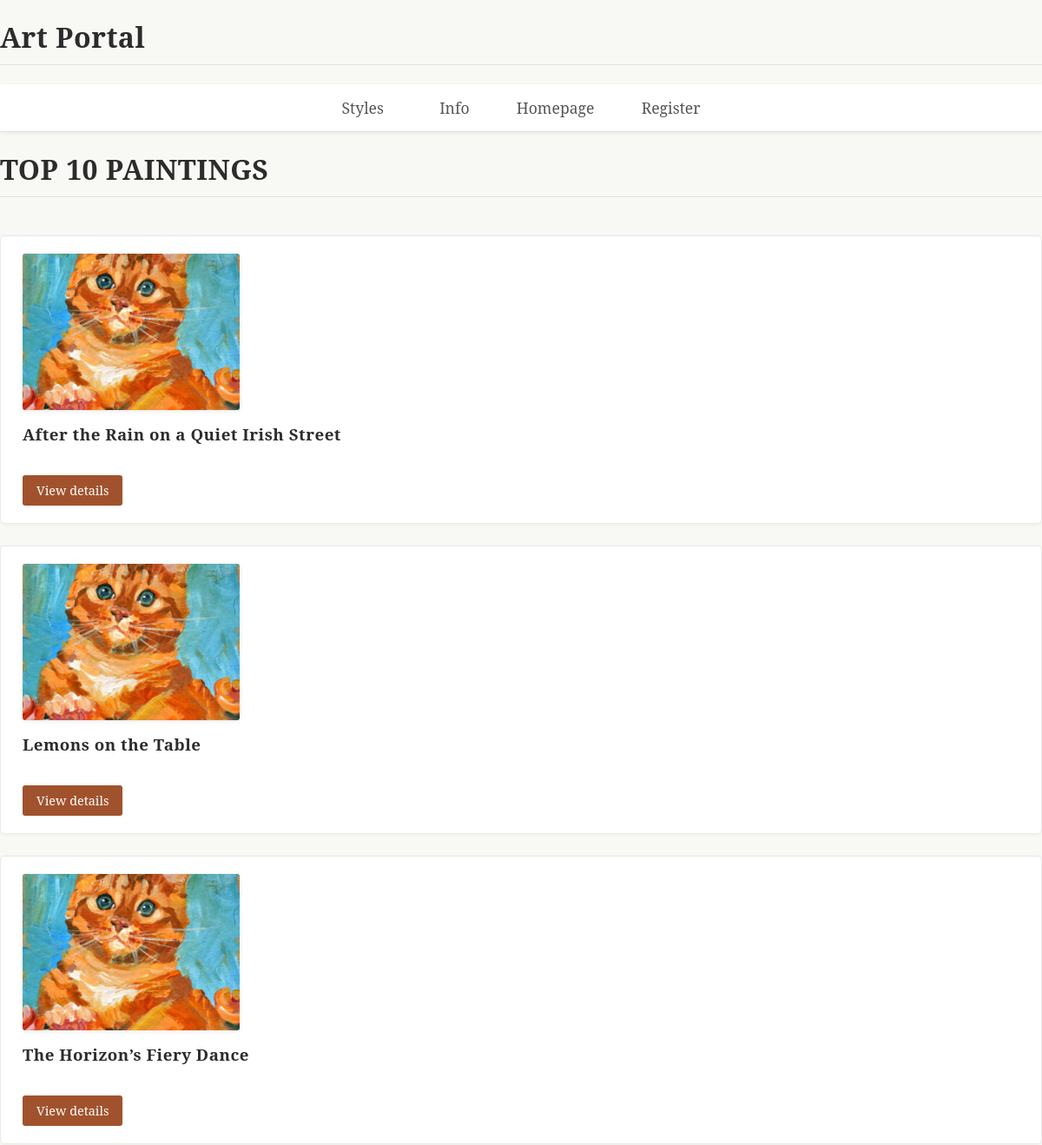
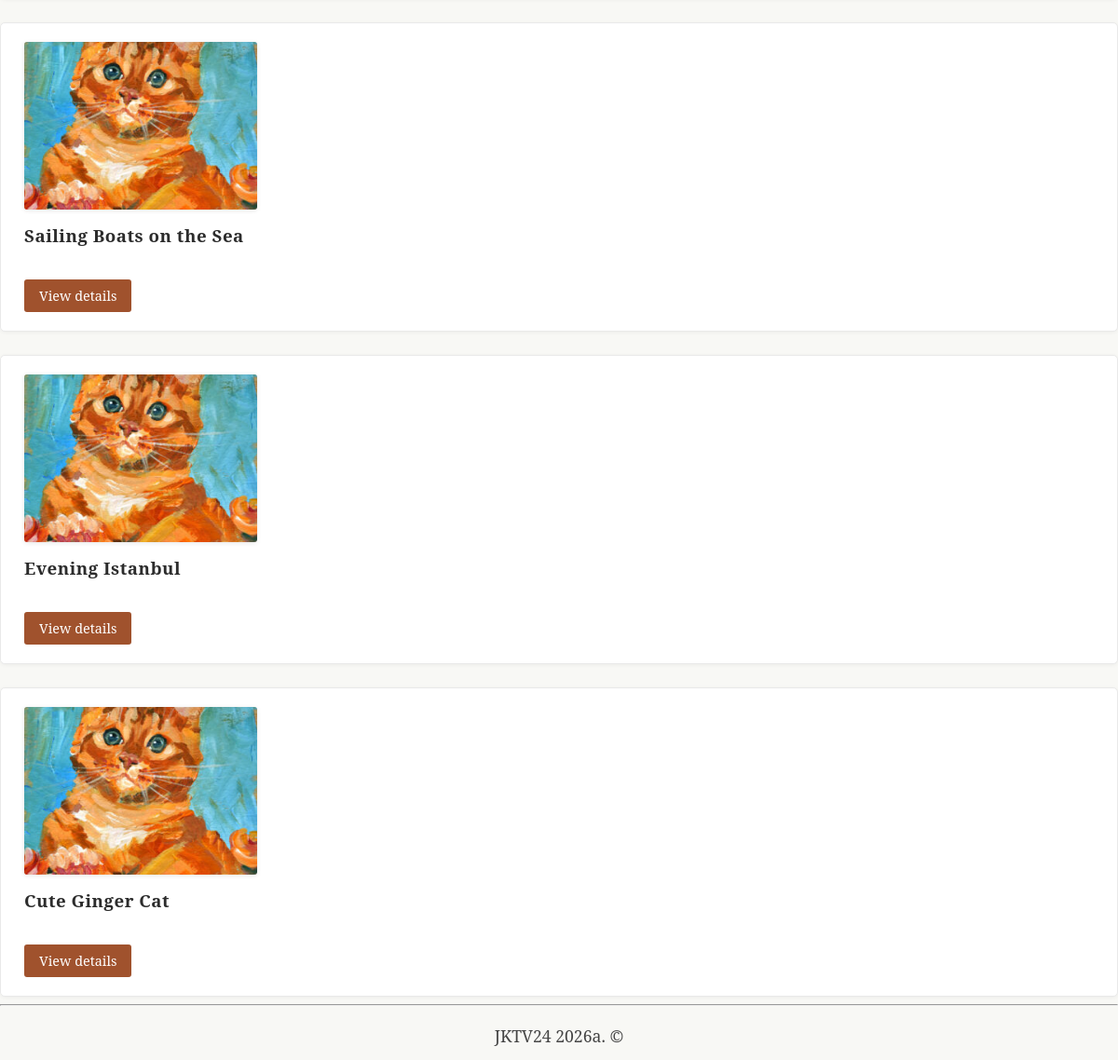
The page / on the database its author committed (2 pictures, top to bottom).
### tables this page shows
CREATE TABLE `paintings` (
  `id` int(11) NOT NULL,
  `title` varchar(255) NOT NULL,
  `description` text NOT NULL,
  `image` varchar(255) NOT NULL,
  `year_created` year(4) NOT NULL,
  `style_id` int(11) NOT NULL,
  `artist_id` int(11) NOT NULL
);

### controllers/Controller.php (called while the page is built, shortened)
<?php
class Controller {
    public static function StartSite() {
        $arr = Paintings::getLast10Paintings();
        include_once 'views/partials/paintings.php';
        include_once 'views/home.php';
    }
}

### routes/routing.php (called while the page is built)
<?php
$host = explode('?', $_SERVER['REQUEST_URI'])[0];
$num = substr_count($host, '/');
$path = explode('/', $host)[$num];
$id = isset($_GET['id']) ? (int)$_GET['id'] : 0;
if($path == '' || $path == 'index' || $path == 'index.php') {
    $response = Controller::StartSite();
}
elseif($path == 'all') {
    $response = Controller::AllPaintings();
}
elseif($path == 'style') {
    if ($id > 0) {
        $response = Controller::PaintingsByStyleID($id);
    } else {
    $response = Controller::error404();
    }
}
elseif($path == 'paintings') {
    if ($id > 0) {
        $response = Controller::PaintingByID($id);
    } else {
        $response = Controller::error404();
    }
}
else{
    $response = Controller::error404();
}
?>

### index.php (called while the page is built, shortened)
<?php
include_once 'config/Database.php';
require 'models/Styles.php';
require 'models/Paintings.php';
include_once 'controllers/Controller.php';
include_once 'routes/routing.php';
?>

### config/Database.php (called while the page is built, shortened)
<?php
class Database {
    private $conn;
    private $host;
    private $user;
    private $password;
    private $baseName;
    function __construct() {
        $this->host = $_ENV['DB_HOST'] ?? 'localhost';
        $this->user = $_ENV['DB_USER'] ?? 'root';
        $this->password = $_ENV['DB_PASSWORD'] ?? '';
        $this->baseName = $_ENV['DB_NAME'] ?? 'art_portal';
    }
    function connect() {
        if (!$this->conn) {
            try {
                $this->conn = new PDO('mysql:host='.$this->host.';dbname='.$this->baseName.';charset=utf8mb4',
                $this->user,
                $this->password,
                );
                $this->conn->setAttribute(PDO::ATTR_ERRMODE, PDO::ERRMODE_EXCEPTION);
            }
            catch (Exception $e) {
                die('Connection failed : ' . $e->getMessage());
            }
        }
        return $this->conn;
    }
    function disconnect() {
        if ($this->conn) {
            $this->conn = null;
        }
    }
    function getAll($query, $params = []) {
        $stmt = $this->conn->prepare($query);
        $stmt->execute($params);
        $stmt->setFetchMode(PDO::FETCH_ASSOC);
        $response = $stmt->fetchAll();
        return $response;
    }
}

### models/Paintings.php (called while the page is built, shortened)
<?php
class Paintings{
    public static function getLast10Paintings() {
        $query = "SELECT * FROM paintings ORDER BY id DESC LIMIT 10";
        $db = new Database();
        $arr = $db->getAll($query);
        return $arr;
    }
}
?>

### views/partials/paintings.php (the view, shortened to what this page needs)
<?php
class ViewPaintings{
    public static function PaintingsList($arr) {
        echo '<div class="painting-list-container">';
        foreach($arr as $value) {
            echo '<div class="painting-card">';
                echo '<div class="painting-image-wrapper">';
                    echo '<img src="images/' .htmlspecialchars( $value['image'], ENT_QUOTES, 'UTF-8' ).'" class="painting-image" alt="' . htmlspecialchars($value['title'], ENT_QUOTES, 'UTF-8') . '">';
                echo '</div>';
                echo '<h3>' . htmlspecialchars($value['title'], ENT_QUOTES, 'UTF-8') . '</h3>';
                echo '<a href="paintings?id=' . $value['id'] . '" class="btn-view-details">View details</a>';
            echo '</div>';
        }
        echo '</div>';
    }
}
?>

### views/home.php (shortened to what this page needs)
<h1>TOP 10 PAINTINGS </h1>
<br>
<?php
ViewPaintings::PaintingsList($arr);
$content = ob_get_clean();
include_once 'views/layout.php';
?>

### views/layout.php (shortened to what this page needs)
<!DOCTYPE html>
<html lang="en">
    <head>
             <link rel= "stylesheet" type ="text/css" href="public/css/style.css">
    </head>
    <body>
        <header>
            <h1>Art Portal</h1>
            <nav class="one">
            <ul class="topmenu">
                <li><a href="#">Styles<i class="fa fa-angle-down"></i></a>
                </li>
                <li><a href="testError">Info</a></li>
                <li><a href="./">Homepage</a></li>
                <li><a href="registerForm">Register</a></li>
            </ul>
        </nav>
        </header>
        <main class = "container">
            <?php
                if (isset($content)) {
                    echo $content;
                }
                else {
                    echo '<h2>Content is gone</h2>';
                }
            ?>
        </main>
        <hr>
        <footer>
             <p class = "footer-text">JKTV24 2026a. &copy</p>
        </footer>
    </body>
</html>

### public/css/style.css (style rules this page uses)
body { margin: 0; font-family: 'Noto Serif', serif; background-color: #f8f8f5; color: #333; }
h1, h2, h3 { font-family: 'Noto Serif', serif; color: #2c2c2c; letter-spacing: 0.5px; border-bottom: 1px solid #e0e0e0; padding-bottom: 10px; }
nav.one { position: relative; z-index: 100; }
nav { width: 100%; margin: auto; padding: auto; }
ul { list-style: none; margin: 0; padding: 0; }
.one ul { background: #ffffff; text-align: center; border-bottom: 1px solid #e0e0e0; padding: 5px 0; box-shadow: 0 2px 5px rgba(0,0,0,0.05); }
.topmenu > li { display: inline-block; position: relative; margin-right: 20px; }
.topmenu > li:last-child { margin-right: 0; }
.one ul a { color: #555; font-weight: 400; font-size: 1.1em; transition: color 0.3s ease; display: block; padding: 10px 15px; text-decoration: none; outline: none; }
p { display: block; font-size: 1.1rem; line-height: 1.7; color: #444; word-wrap: break-word; }
a { color: #a0522d; text-decoration: none; transition: color 0.3s ease; }
.fa { font-family: "FontAwesome"; color: inherit; padding-left: 10px; }
.painting-list-container { display: flex; flex-direction: column; gap: 25px; width: 100%; }
.painting-card { border: 1px solid #e9e9e9; padding: 20px 25px; border-radius: 5px; background-color: #ffffff; box-shadow: 0 1px 4px rgba(0,0,0,0.05); transition: box-shadow 0.3s ease; }
.painting-card h3 { margin-top: 0; margin-bottom: 10px; border-bottom: none; }
.painting-card a.btn-view-details { display: inline-block; margin-top: 15px; padding: 8px 16px; background-color: #a0522d; color: #fff; border-radius: 3px; text-decoration: none; font-size: 0.9em; }
.painting-card .painting-image { width: 100%; max-width: 250px; height: auto; display: block; margin-bottom: 15px; border-radius: 3px; box-shadow: 0 1px 5px rgba(0,0,0,0.1); }
.painting-image-wrapper { width: 250px; height: 180px; margin-bottom: 15px; overflow: hidden; border-radius: 3px; box-shadow: 0 1px 5px rgba(0,0,0,0.1); display: flex; justify-content: center; align-items: center; background-color: #f0f0f0; }
.painting-card .painting-image { width: 100%; height: 100%; object-fit: cover; object-position: center; display: block; border-radius: 0; box-shadow: none; margin-bottom: 0; }
.footer-text { text-align: center; margin: 0; padding: 10px 0; }

### rows shown on the page
paintings: image (picture), title "After the Rain on a Quiet Irish Street"
paintings: image (picture), title "Lemons on the Table"
paintings: image (picture), title "The Horizon’s Fiery Dance"
paintings: image (picture), title "Sailing Boats on the Sea"
paintings: image (picture), title "Evening Istanbul"
paintings: image (picture), title "Cute Ginger Cat"
